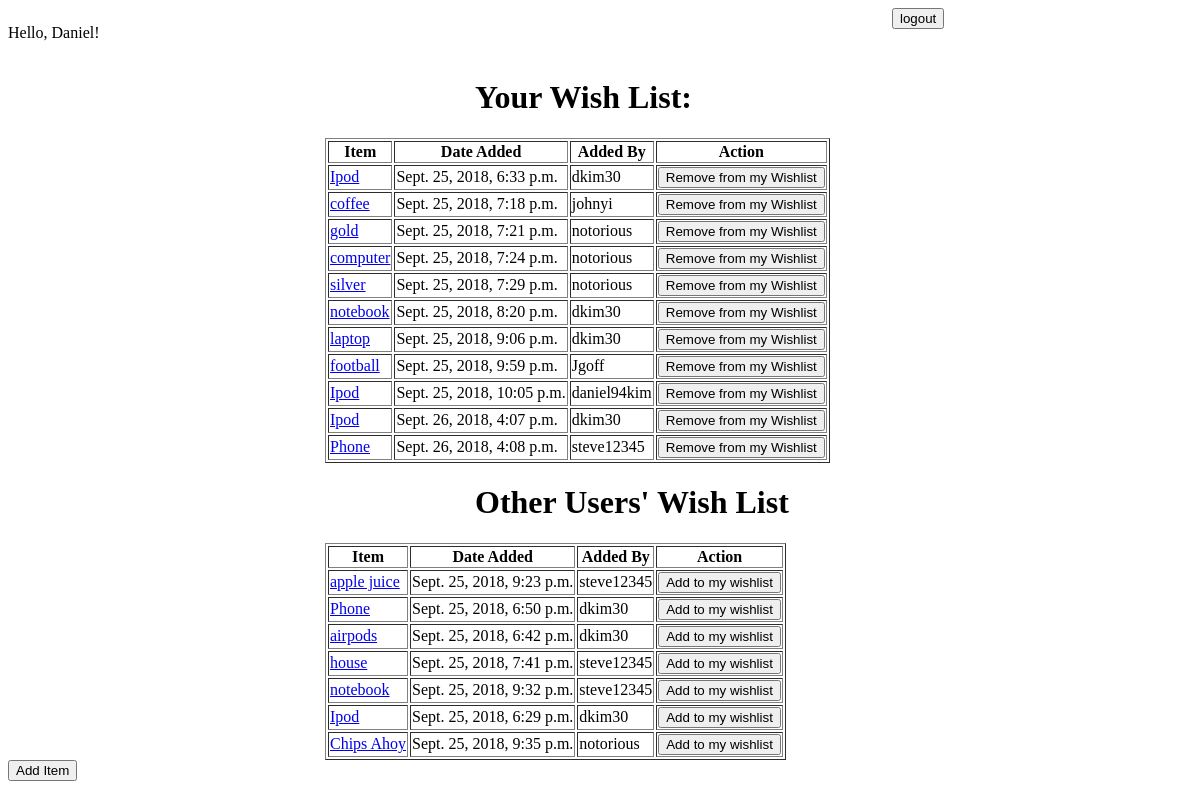
Screenshot of /wishes (signed in) with the database file from the repository.
### wish_list/models.py (models this page shows)
class Wish(models.Model):
    item = models.CharField(max_length=255)
    date_added = models.DateTimeField(auto_now_add=True)
    user = models.ForeignKey(User, related_name="wishes", on_delete = models.CASCADE)
    favs = models.ManyToManyField(User, related_name="wish_list")
    objects = WishManger()

class User(models.Model):
    name = models.CharField(max_length=255)
    username = models.CharField(max_length=255)
    password = models.CharField(max_length=255)
    confirm_password = models.CharField(max_length=255)
    date = models.CharField(max_length = 10)
    objects = UserManager()

### wish_list/views.py (the view)
# urls.py: path('wishes',views.wishes),
def wishes(request):
    wish_list = User.objects.get(id=request.session["user_id"]).wish_list.all()
    wishes = Wish.objects.all()
    for wish in wish_list:
        wishes = wishes.exclude(id=wish.id)
    return render(request, "dashboard.html", {"wishes": wishes, "wish_list": wish_list})

### wish_list/templates/dashboard.html (shortened to what this page needs)
<!DOCTYPE html>
<html lang="en">
<head>
</head>
<body>
    <div class="container">
        <div class="header">
            <div class="welcome">
                <p>Hello, Daniel!
                </p>
            </div>
            <div class="navbar">
                <form action="/logout" method="POST">
                    <input type="submit" value="logout">
                </form>
            </div>
        </div>
        <div class="wishlist">
            <h1>Your Wish List:</h1>
            <table border="1">
                <tr>
                    <th>Item</th>
                    <th>Date Added</th>
                    <th>Added By</th>
                    <th>Action</th>
                </tr>
                {% for wish in wishes %}
                <tr>
                    <td><a href="/wish/{{wish.id}}">{{wish.item}}</a></td>
                    <td>{{wish.date_added}}</td>
                    <td>{{wish.user.username}}</td>
                    <td><a href="/addwish/{{wish.id}}"><button>Remove from my Wishlist
                    </button></a></td>
                </tr>
                {% endfor %}
            </table>
        </div>
        <div class="other_wishlist">
                <h1>Other Users' Wish List</h1>
                <table border="1">
                    <tr>
                        <th>Item</th>
                        <th>Date Added</th>
                        <th>Added By</th>
                        <th>Action</th>
                    </tr>
                {% for wish in wish_list %}
                <tr>
                    <td><a href="/wish/{{wish.id}}">{{wish.item}}</a></td>
                    <td>{{wish.date_added}}</td>
                    <td>{{wish.user.username}}</td>
                    <td><a href="/removewish/{{wish.id}}"><button>Add to my wishlist</button></a></td>
                    </tr>
                {% endfor %}
                </table>
            </div>
        <form action="/create" method="POST">
            <input type="submit" value="Add Item">
        </form>
    </div>
</body>
</html>

### wish_list/templates/dashboard.html (style rules this page uses)
.header { display: flex; justify-content: space-between; }
.welcome { width: 300px; }
.navbar { width: 300px; }
.wishlist { width: 550px; margin: auto; display: flex; flex-wrap: wrap; }
.wishlist h1 { margin-left: 150px; }
.other_wishlist { width: 550px; margin: auto; display: flex; flex-wrap: wrap; }
.other_wishlist h1 { margin-left: 150px; }

### rows the page displays
Wish: item "Ipod", date_added "Sept. 25, 2018, 6:33 p.m.", user.username "dkim30"
Wish: item "coffee", date_added "Sept. 25, 2018, 7:18 p.m.", user.username "johnyi"
Wish: item "gold", date_added "Sept. 25, 2018, 7:21 p.m.", user.username "notorious"
Wish: item "computer", date_added "Sept. 25, 2018, 7:24 p.m.", user.username "notorious"
Wish: item "silver", date_added "Sept. 25, 2018, 7:29 p.m.", user.username "notorious"
Wish: item "notebook", date_added "Sept. 25, 2018, 8:20 p.m.", user.username "dkim30"
Wish: item "laptop", date_added "Sept. 25, 2018, 9:06 p.m.", user.username "dkim30"
Wish: item "football", date_added "Sept. 25, 2018, 9:59 p.m.", user.username "Jgoff"
Wish: item "Ipod", date_added "Sept. 25, 2018, 10:05 p.m.", user.username "daniel94kim"
Wish: item "Ipod", date_added "Sept. 26, 2018, 4:07 p.m.", user.username "dkim30"
Wish: item "Phone", date_added "Sept. 26, 2018, 4:08 p.m.", user.username "steve12345"
Wish: item "apple juice", date_added "Sept. 25, 2018, 9:23 p.m.", user.username "steve12345"
Wish: item "Phone", date_added "Sept. 25, 2018, 6:50 p.m.", user.username "dkim30"
Wish: item "airpods", date_added "Sept. 25, 2018, 6:42 p.m.", user.username "dkim30"
Wish: item "house", date_added "Sept. 25, 2018, 7:41 p.m.", user.username "steve12345"
Wish: item "notebook", date_added "Sept. 25, 2018, 9:32 p.m.", user.username "steve12345"
Wish: item "Ipod", date_added "Sept. 25, 2018, 6:29 p.m.", user.username "dkim30"
Wish: item "Chips Ahoy", date_added "Sept. 25, 2018, 9:35 p.m.", user.username "notorious"
